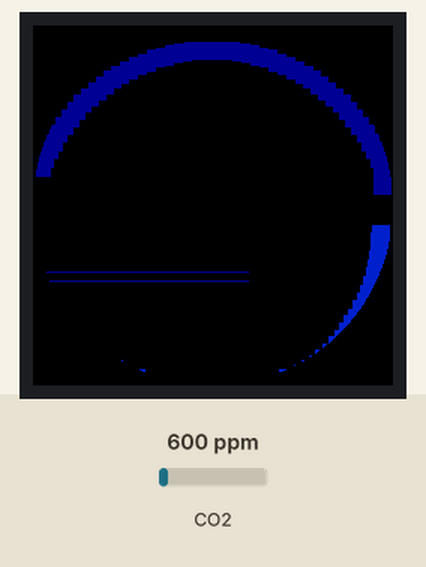
Simulated run of this program. Board: Raspberry Pi Pico running MicroPython. Parts: 240×240 colour display. The inputs (shaded band) are chosen by the test bench; at power-on: CO2 600 ppm. Library files of the repository ran but are not shown: gc9a01py.py, vga1_16x32.py; what the program prints to the serial console is not drawn.

Above: at 0.8 s.
At 1.6 s:
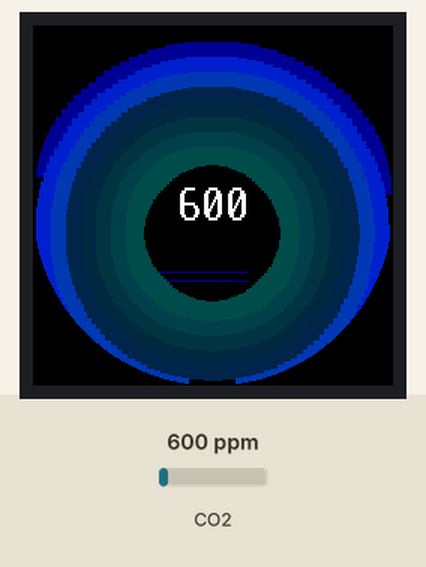
1.7 s: CO2 set to 452 ppm
At 3.7 s:
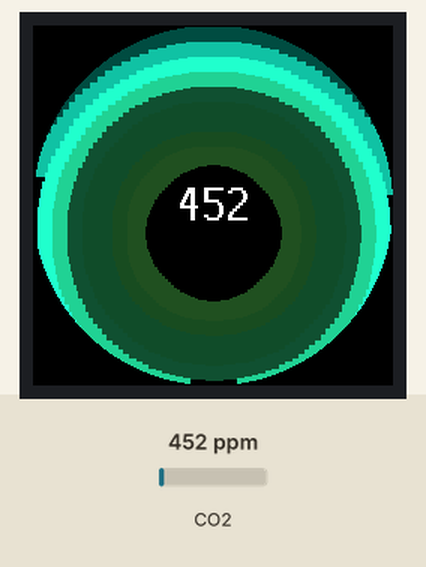
5.6 s: CO2 set to 1700 ppm
At 8.8 s:
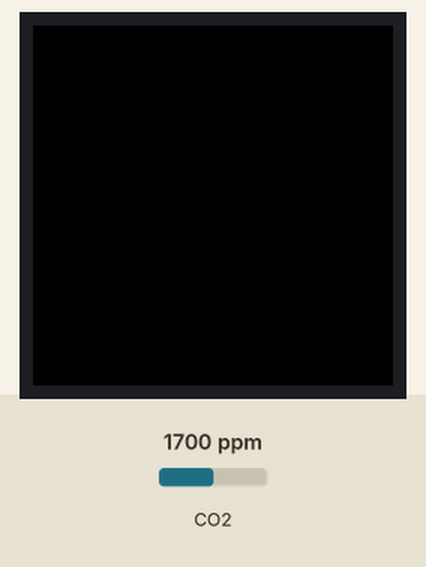
Timing chart, 0 to 10.3 s (numbered marks = the images above; inputs shaded):
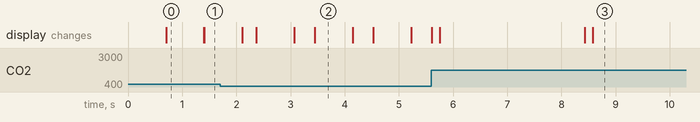

The program:

new_circles1.py
```python
import time
import math
import random
import gc
from machine import Pin, SPI, UART
import gc9a01py
from fonts.romfonts import vga1_16x32 as font

# -----------------------
# LCD setup (Identique)
# -----------------------
spi = SPI(1, baudrate=40000000, polarity=1, phase=1)
dc = Pin(8, Pin.OUT)
cs = Pin(9, Pin.OUT)
rst = Pin(12, Pin.OUT)
bl = Pin(13, Pin.OUT)
bl.on()
lcd = gc9a01py.GC9A01(spi, dc=dc, cs=cs, reset=rst)

# -----------------------
# CO2 sensor (Identique)
# -----------------------
uart = UART(0, baudrate=9600, tx=Pin(0), rx=Pin(1))
cmd = b"\xFF\x01\x86\x00\x00\x00\x00\x00\x79"

def read_mhz19():
    uart.write(cmd)
    time.sleep(0.05)
    if uart.any() >= 9:
        d = uart.read(9)
        if d and len(d) == 9 and d[0] == 0xFF and d[1] == 0x86:
            return d[2]*256 + d[3]
    return None

# -----------------------
# Couleurs et Interpolation (Identique)
# -----------------------
def rgb(r,g,b):
    return gc9a01py.color565(int(r), int(g), int(b))

TRANSITION_COLORS = {
    "VERY_GOOD": ((100, 255, 100), (0, 255, 255)),
    "GOOD": ((0, 255, 255), (0, 0, 200)),
    "MEDIUM": ((0, 0, 200), (255, 0, 255)),
    "BAD": ((255, 0, 0), (255, 100, 0))
}

def interp_color(c1,c2,t):
    return (
        int(c1[0]*(1-t)+c2[0]*t),
        int(c1[1]*(1-t)+c2[1]*t),
        int(c1[2]*(1-t)+c2[2]*t)
    )

# -----------------------
# Paramètres d'Animation
# -----------------------
cx, cy = 120, 120
EXCENTRIC_RADIUS = 20 # Amplitude de l'oscillation excentrique
text_radius = 42
RING_SPACING = 10
num_rings = 12
segments = 120
ANIM_SPEED = 0.02
WAVE_SPEED = 0.5 # Vitesse à laquelle l'onde se propage
WAVE_LENGTH_FACTOR = 0.8 # Longueur d'onde (plus grand = plus d'anneaux visibles en même temps)
t_anim = 0
MAX_SCREEN_COORD = 239
RING_THICKNESS_FAST = RING_SPACING + 2
MIN_INTENSITY = 0.3 # Intensité minimale pour la couleur stable

# Variables d'état pour les anneaux complexes (BAD/MEDIUM)
ring_lengths = [[0 for _ in range(segments)] for _ in range(num_rings)]
ring_alphas = [[0 for _ in range(segments)] for _ in range(num_rings)]
ring_activation_factor = [0.0] * num_rings
SMOOTHING_FACTOR = 0.15
MIN_RING_LEN = 2
MAX_LEN_FACTOR = 0.3


# -----------------------
# Draw one ring (Optimisé)
# -----------------------
def draw_ring_optimized(lcd, ax, ay, radius, lengths, alphas, color_rgb, thickness, mode, wave_alpha):
    """Dessine un anneau par segments/points, centré sur (ax, ay)."""

    if mode == "FAST_CIRCLE":
        thickness = RING_THICKNESS_FAST

    for i in range(segments):

        angle = 2*math.pi*i/segments

        if mode == "COMPLEX_ANIM":
            # Pour COMPLEX_ANIM, on utilise le fading d'activation ET l'onde.
            alpha = alphas[i] * wave_alpha
            l = lengths[i]
            if alpha < 0.001: continue
        else: # FAST_CIRCLE
            # Pour FAST_CIRCLE, l'opacité est gérée uniquement par l'onde (wave_alpha)
            alpha = wave_alpha
            l = 0

        # Simplification de la couleur: on module par l'alpha du segment (ou l'onde)
        col_r = int(color_rgb[0] * alpha)
        col_g = int(color_rgb[1] * alpha)
        col_b = int(color_rgb[2] * alpha)
        col565 = rgb(col_r, col_g, col_b)

        # Le centre utilisé ici est le centre animé (ax, ay)
        x0 = int(ax + radius * math.cos(angle))
        y0 = int(ay + radius * math.sin(angle))

        if mode == "FAST_CIRCLE":
            # Dessiner un point épais.
            if 0 <= x0 < MAX_SCREEN_COORD and 0 <= y0 < MAX_SCREEN_COORD:
                lcd.fill_rect(x0 - thickness//2, y0 - thickness//2, thickness, thickness, col565)

        else: # COMPLEX_ANIM (Lignes animées)
            x1 = int(x0 + l * math.cos(angle))
            y1 = int(ay + l * math.sin(angle)) # Correction ay ici aussi? Non, ay est le centre.

            # Dessin de la ligne principale
            if 0 <= x0 <= MAX_SCREEN_COORD and 0 <= y0 <= MAX_SCREEN_COORD and \
               0 <= x1 <= MAX_SCREEN_COORD and 0 <= y1 <= MAX_SCREEN_COORD:
                lcd.line(x0, y0, x1, y1, col565)


# -----------------------
# MAIN LOOP
# -----------------------
while True:
    t_anim += ANIM_SPEED

    co2_value = read_mhz19()
    if co2_value is None: co2_value = 0

    # 1. DÉFINITION DE L'ÉTAT ET DES COULEURS
    if co2_value < 800:
        STATE = "FAST_CIRCLE"
        if co2_value < 600:
            color_set = TRANSITION_COLORS["VERY_GOOD"]; target_active_rings = 10; THICKNESS = 10
        else:
            color_set = TRANSITION_COLORS["GOOD"]; target_active_rings = 8; THICKNESS = 10
    else:
        STATE = "COMPLEX_ANIM"
        if co2_value < 1200:
            color_set = TRANSITION_COLORS["MEDIUM"]; target_active_rings = 6; THICKNESS = 1
        else:
            color_set = TRANSITION_COLORS["BAD"]; target_active_rings = 4; THICKNESS = 1

    color_start_rgb = color_set[0]
    color_end_rgb = color_set[1]
    target_active_rings = min(target_active_rings, num_rings)

    # 2. EFFACEMENT DE L'ÉCRAN
    lcd.fill_rect(0, 0, 240, 240, gc9a01py.BLACK)

    # 3. CALCUL DE L'EXCENTRICITÉ

    # Excentricité : Le centre de l'animation oscille visiblement
    ax = int(cx + EXCENTRIC_RADIUS * math.sin(t_anim))
    ay = int(cy + EXCENTRIC_RADIUS * math.cos(t_anim * 0.7))

    # 4. MISE À JOUR (COMPLEX_ANIM seulement)
    if STATE == "COMPLEX_ANIM":
        for r in range(num_rings):
            target_activation = 1.0 if r < target_active_rings else 0.0
            ring_activation_factor[r] += (target_activation - ring_activation_factor[r]) * SMOOTHING_FACTOR
            current_activation = ring_activation_factor[r]

            if current_activation < 0.005 and target_activation == 0.0: continue

            for i in range(segments):
                target_len = (MIN_RING_LEN + 15 * current_activation) * current_activation
                ring_lengths[r][i] += (target_len - ring_lengths[r][i]) * 0.25
                ring_alphas[r][i] = current_activation

    # 5. DESSIN EXCENTRIQUE + ONDE SORTANTE (du plus grand au plus petit)
    for r in range(num_rings - 1, -1, -1):

        # Le fading des anneaux est maintenant géré par l'onde temporelle

        # 5a. Calcul de l'onde (sinus)
        # La phase dépend du temps (t_anim * WAVE_SPEED) et du rayon (r * WAVE_LENGTH_FACTOR)
        wave_phase = t_anim * WAVE_SPEED - r * WAVE_LENGTH_FACTOR

        # L'opacité de l'onde va de 0.0 à 1.0, puis retombe. On utilise (sin + 1)/2 pour l'effet pulsant.
        # On peut moduler la fonction sinus pour forcer le début à 0 (l'onde part du centre)
        wave_factor = math.sin(wave_phase)
        wave_alpha = max(0.0, wave_factor) # Seule la partie positive est visible

        # Pour le mode rapide, nous assurons une intensité de base pour les anneaux actifs
        if STATE == "FAST_CIRCLE" and r < target_active_rings:
             # Intensité minimum (MIN_INTENSITY) + l'onde
            wave_alpha = MIN_INTENSITY + (1.0 - MIN_INTENSITY) * wave_alpha

        # L'activation classique gère toujours le nombre d'anneaux actifs.
        current_activation = ring_activation_factor[r] if STATE == "COMPLEX_ANIM" else (1.0 if r < target_active_rings else 0.0)

        if current_activation < 0.005: continue

        # Si l'onde est presque nulle, on peut sauter le dessin pour gagner du temps
        if wave_alpha < 0.001 and STATE == "FAST_CIRCLE": continue

        # 5b. Dégradé Radial
        if target_active_rings > 1: t_interp = r / (target_active_rings - 1)
        else: t_interp = 0
        t_interp = max(0.0, min(1.0, t_interp))

        radial_color_rgb = interp_color(color_start_rgb, color_end_rgb, t_interp)
        final_color_rgb = radial_color_rgb

        base_radius = text_radius + r * RING_SPACING

        # Dessin de l'anneau avec le facteur d'onde appliqué à l'opacité (wave_alpha)
        draw_ring_optimized(lcd, ax, ay, base_radius + RING_SPACING, ring_lengths[r], ring_alphas[r], final_color_rgb, THICKNESS, STATE, wave_alpha)


    # 6. AFFICHAGE DE LA VALEUR CO2 (SANS FOND NOIR)
    lcd.text(font, str(co2_value), cx - (len(str(co2_value))*8), cy - 16, rgb(255, 255, 255))

    print(f"CO2 = {co2_value} ppm. Mode: {STATE}. Onde: {wave_alpha:.2f}. Centre: ({ax}, {ay})")

    time.sleep(0.05)
```

Measured:
- after the input at 1.7 s, the display: first differs from a run without the input after 1.4 s (image 2 shows a later state)
- what the display in image 0 shows lasts 0.7 s, from 0.7 s to 1.4 s
